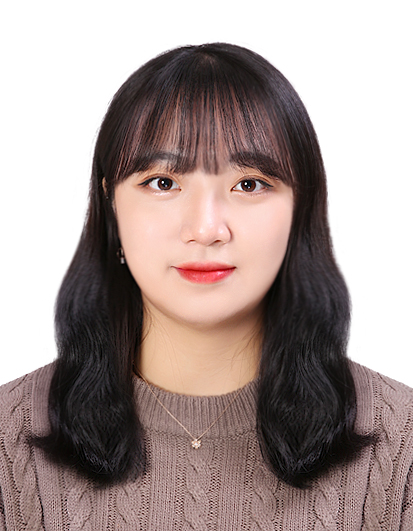
#> input picture ml/gani.jpg, 413 x 531 px
$ python v0.1_220627_capture_crop.py
#> lines starting #> are read from the running program, lines starting #| are printed output that depends on the picture; after the words box and inside, x2 and y2 are one past the last pixel; in counts of white or black regions, pixels touching at a corner belong together
# https://cooluks.tistory.com/187
# https://github.com/opencv/opencv/tree/master/data/haarcascades
# 얼굴 영역 검출 및 영역 표시하기

from PIL import Image
import cv2

import cv2
import sys

cascade_file = "haarcascade_frontalface_default.xml"
cascade =  cv2.CascadeClassifier(cv2.data.haarcascades + cascade_file)

image_file = "gani.jpg"  # ./data/face2.jpg
image = cv2.imread(image_file)
#> image is the input picture: shape (531, 413, 3); mean B, G, R 148.4, 151.4, 166.6
image_gs = cv2.cvtColor(image, cv2.COLOR_BGR2GRAY)
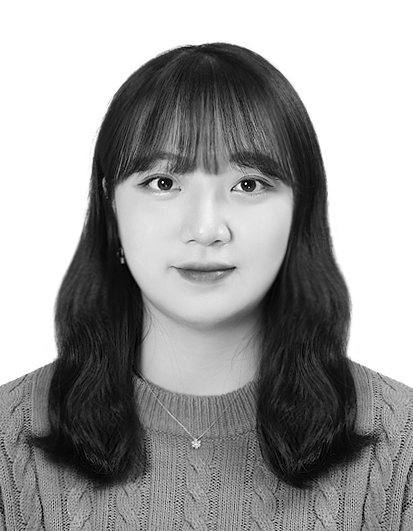
#> image_gs: shape (531, 413); min 0, max 255, mean 155.6

face_list = cascade.detectMultiScale(image_gs, scaleFactor=1.1,
                                     minNeighbors=1, minSize=(150, 150))
#> face_list = [[90, 95, 234, 234]]
if len(face_list) > 0:
    print(face_list)
#| [[ 90  95 234 234]]
    color = (0, 0, 255)
    for face in face_list:
        x, y, w, h = face
        cv2.rectangle(image, (x, y), (x+w, y+h), color, thickness=8)
#> this loop made 1 pass
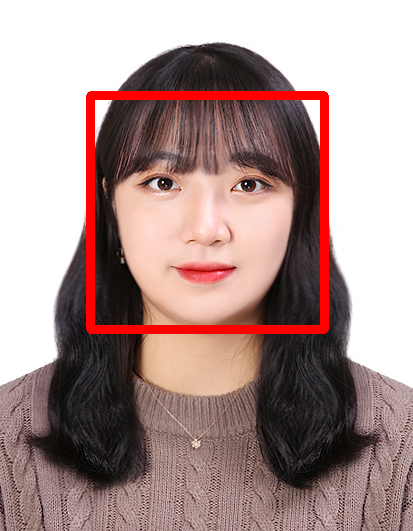
#> image: shape (531, 413, 3); 3.83% of pixels changed, all inside (x1, y1, x2, y2) = (86, 91, 329, 334)
    cv2.imwrite("facedetect-output.PNG", image)
else:
    print("no face")

# [6 lines of commented-out code are left out]
